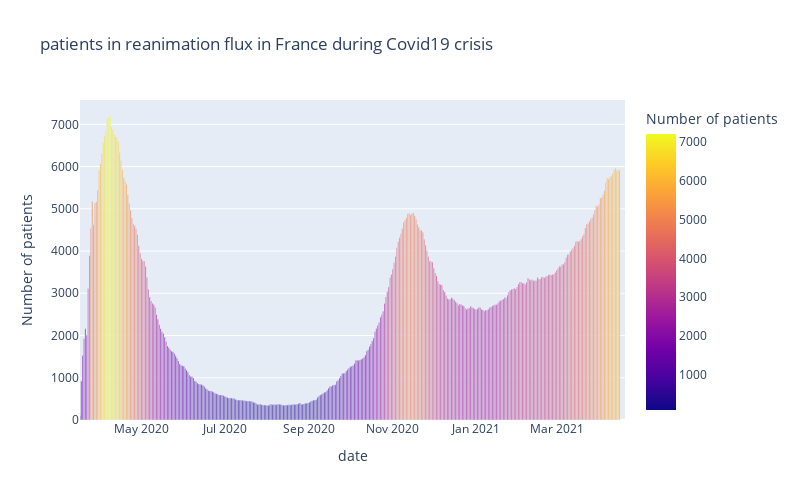

Notebook cell for this chart:
### Code cell
icu_all_reg()

### Figure 1 — Plotly figure (JSON) as saved in the notebook; plotly's stock layout.template omitted (floating-point values rounded to 4 significant figures; data arrays with more than 128 entries replaced by an {"elided": "..."} marker saying what was removed)
{"data": [{"alignmentgroup": "True", "hovertemplate": "date=%{x}<br>Number of patients=%{marker.color}<extra></extra>", "legendgroup": "", "marker": {"color": {"elided": "396 int values"}, "coloraxis": "coloraxis"}, "name": "", "offsetgroup": "", "orientation": "v", "showlegend": false, "textposition": "auto", "type": "bar", "x": {"elided": "396 str values"}, "xaxis": "x", "y": {"elided": "396 int values"}, "yaxis": "y"}], "layout": {"barmode": "relative", "coloraxis": {"colorbar": {"title": {"text": "Number of patients"}}, "colorscale": [[0, "#0d0887"], [0.1111, "#46039f"], [0.2222, "#7201a8"], [0.3333, "#9c179e"], [0.4444, "#bd3786"], [0.5556, "#d8576b"], [0.6667, "#ed7953"], [0.7778, "#fb9f3a"], [0.8889, "#fdca26"], [1, "#f0f921"]]}, "height": 500, "legend": {"tracegroupgap": 0}, "title": {"text": "patients in reanimation flux in France during Covid19 crisis"}, "width": 800, "xaxis": {"anchor": "y", "domain": [0, 1], "range": ["2020-03-17", "2021-04-20"], "title": {"text": "date"}}, "yaxis": {"anchor": "x", "domain": [0, 1], "title": {"text": "Number of patients"}}}}
